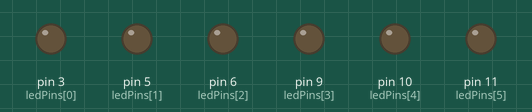
Recording of a sketch running on a simulated Arduino Uno, built with avr-gcc and run on an emulated ATmega328P. On the bench: output pins drawn as LEDs (lit = HIGH).

Above: at 0.15 s.
Timing chart, 0 to 1.6 s (numbered marks = the images above):
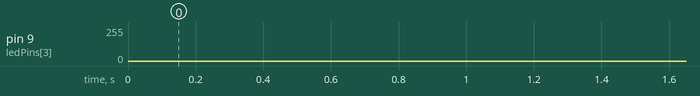

The sketch:

sketch.ino
```cpp
// Array of LEDs fading in and out one by one
// Uses PWM pins only

int ledPins[] = {3, 5, 6, 9, 10, 11};  // PWM pins
int totalLEDs = 6;                       // how many LEDs

void setup() {
  for (int i = 0; i < totalLEDs; i++) {
    pinMode(ledPins[i], OUTPUT);         // set each pin as output
  }
}

void loop() {
  for (int i = 0; i < totalLEDs; i++) { // go through each LED

    // FADE IN
    for (int brightness = 0; brightness <= 255; brightness++) {
      analogWrite(ledPins[i], brightness);
      delay(3);
    }

    // FADE OUT
    for (int brightness = 255; brightness >= 0; brightness--) {
      analogWrite(ledPins[i], brightness);
      delay(3);
    }

  }
}
```
